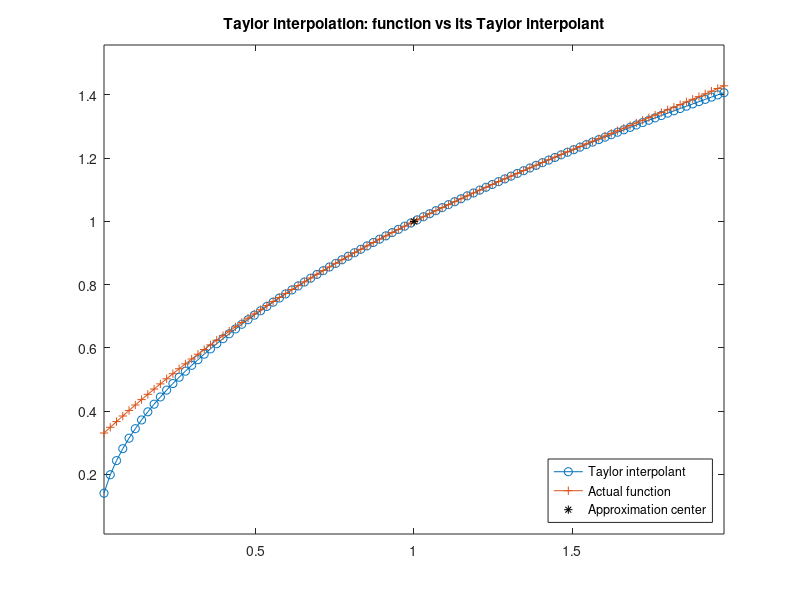
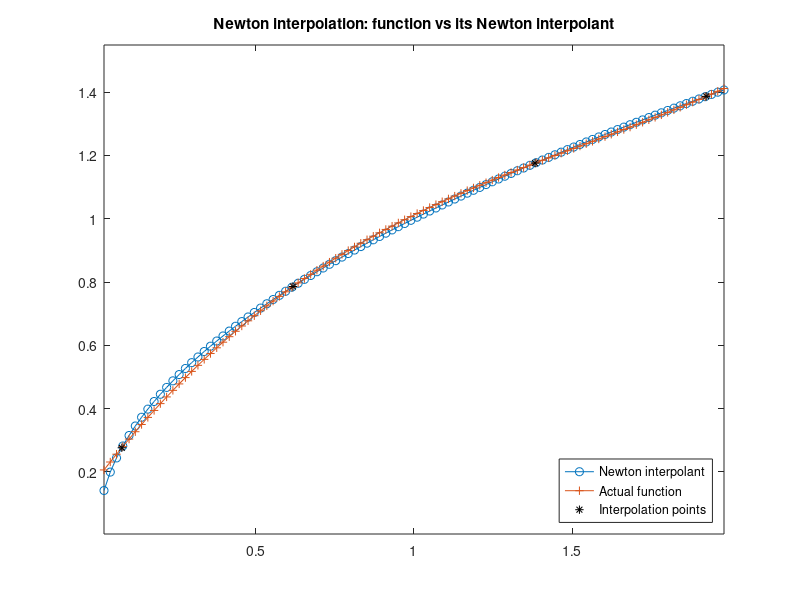

Source code (MATLAB) for these figures, in order:
close all
clear all
clc

format shorte

%
% Description: here I craft a Taylor interpolation at x0 of the square root
% function by sneakingly exploit JCF. Much easier, right? The only annoying part
% is I need a routine implementing th function of matrix!
%

% Define domain: I want the OPEN (a,b)
a = 0;
b = 2;
N = 100;
x = linspace( 0, 2, N + 2 ); x = x(2:N+1);

% Taylor interpolation parameters
taylor_order = 4;
x0 = 1; % center of Taylor interpolation

% operative part
sqrt_ders = @( x0,n ) ( eye( 1,n ) * sqrtm( x0 * eye( n ) + diag( ones( 1, n - 1 ),1 ) ) )'; % first row of sqrtm( J )
Tf = ( ( x(:) - x0 ).^( 0 : taylor_order-1 ) ) * sqrt_ders( x0, taylor_order );

figure,
plot( x, sqrt( x ), '-o', x, Tf(:), '-+', x0, sqrt( x0 ), '*k' )
legend('Taylor interpolant', 'Actual function', 'Approximation center','Location','SouthEast')
title('Taylor interpolation: function vs its Taylor interpolant')
axis equal


clear all % just to make sure I don't forget to instantiate anything below
%
% Description: here I craft a Newton interpolation at x0 of the square root
% function by exploiting Opitz formula.
%

% Define domain: I want the OPEN (a,b)
a = 0;
b = 2;
N = 100;
x = linspace( 0, 2, N + 2 ); x = x(2:N+1);

% Newton interpolation parameters
newton_order = 4;
z = ( cos( ( 2 * (1:newton_order) - 1 ) / ( 2 * newton_order ) * pi ) ) * ( a - b ) / 2 + ( a + b ) / 2; % interpolation points. Chebyshev in (a,b) no cap skrt skrt

% operative part
sqrt_ddfs = @( x ) ( eye( 1,numel( x ) ) * sqrtm( diag( x ) + diag( ones( 1, numel( x ) - 1 ),1 ) ) )'; % first row of sqrtm( Z )
Nf = cumprod( [ ones( size(x(:))), x(:) - z(1:end-1) ],2 ) * sqrt_ddfs( z );

figure,
plot( x, sqrt( x ), '-o', x, Nf(:), '-+', z, sqrt( z ), '*k' )
legend('Newton interpolant', 'Actual function','Interpolation points','Location','SouthEast')
title('Newton interpolation: function vs its Newton interpolant')
axis equal


disp('What happens when one or more interpolation points in Newton interpolation collapse? What are the similarities with JCF?');













%
